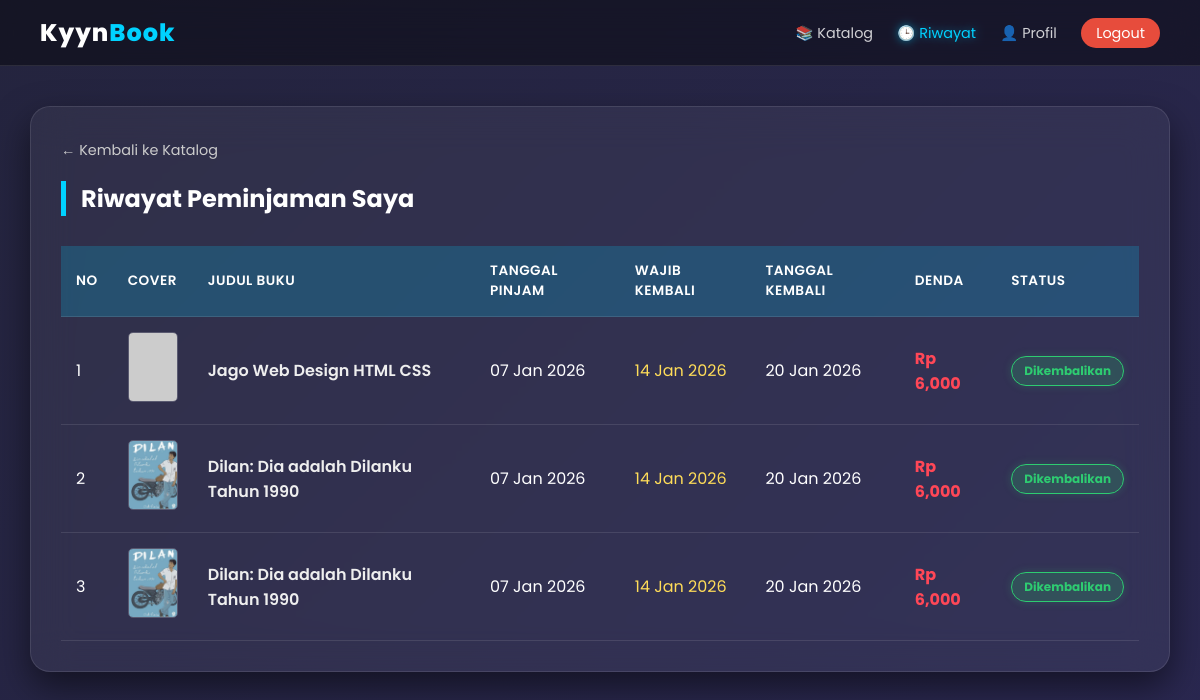
Page /riwayat_pinjam.php (signed in) on the committed database.
### tables this page shows
CREATE TABLE `peminjaman` (
  `id_pinjam` int(11) NOT NULL,
  `id_user` int(11) DEFAULT NULL,
  `id_buku` int(11) DEFAULT NULL,
  `tgl_pinjam` date DEFAULT NULL,
  `tgl_kembali_rencana` date DEFAULT NULL,
  `tgl_kembali_aktual` date DEFAULT NULL,
  `denda` int(11) DEFAULT 0,
  `status` enum('dipinjam','dikembalikan') DEFAULT NULL
);

CREATE TABLE `buku` (
  `id_buku` int(11) NOT NULL,
  `judul_buku` varchar(100) DEFAULT NULL,
  `pengarang` varchar(100) DEFAULT NULL,
  `penerbit` varchar(100) DEFAULT NULL,
  `tahun_terbit` year(4) DEFAULT NULL,
  `stok` int(11) DEFAULT NULL,
  `gambar` varchar(100) DEFAULT NULL
);

### riwayat_pinjam.php (the view, shortened to what this page needs)
<?php
include 'koneksi.php';
$id_user = $_SESSION['id_user'];
?>
<!DOCTYPE html>
<html lang="id">
<head>
</head>
<body>
    <nav>
        <h2>Kyyn<span style="color:#00d2ff">Book</span></h2>
        <div class="menu">
            <a href="user_dashboard.php">📚 Katalog</a>
            <a href="riwayat_pinjam.php" style="color:#00d2ff; text-shadow:0 0 10px rgba(0,210,255,0.5);">🕒 Riwayat</a>
            <a href="profil_saya.php">👤 Profil</a>
            <a href="logout.php" class="btn-logout">Logout</a>
        </div>
    </nav>
    <div class="container">
        <a href="user_dashboard.php" class="btn-back">← Kembali ke Katalog</a>
        <h2 class="title">Riwayat Peminjaman Saya</h2>
        <div class="table-responsive">
            <table>
                <thead>
                    <tr>
                        <th>No</th>
                        <th>Cover</th>
                        <th>Judul Buku</th>
                        <th>Tanggal Pinjam</th>
                        <th>Wajib Kembali</th>
                        <th>Tanggal Kembali</th>
                        <th>Denda</th>
                        <th>Status</th>
                    </tr>
                </thead>
                <tbody>
                    <?php
                    $no = 1;
                    $query = mysqli_query($koneksi, "SELECT * FROM peminjaman
                                                     JOIN buku ON peminjaman.id_buku = buku.id_buku
                                                     WHERE peminjaman.id_user = '$id_user'
                                                     ORDER BY id_pinjam DESC");
                    if (mysqli_num_rows($query) > 0) {
                        while ($data = mysqli_fetch_assoc($query)) {
                            ?>
                            <tr>
                                <td><?php echo $no++; ?></td>
                                <td>
                                    <img src="img/<?php echo $data['gambar']; ?>" class="thumb-img"
                                        onerror="this.src='https://via.placeholder.com/50x70?text=?'">
                                </td>
                                <td style="font-weight: 600; color: #eee;"><?php echo $data['judul_buku']; ?></td>
                                <td><?php echo date('d M Y', strtotime($data['tgl_pinjam'])); ?></td>
                                <td style="color: #ffdd59;">
                                    <?php echo date('d M Y', strtotime($data['tgl_kembali_rencana'])); ?>
                                </td>
                                <td>
                                    <?php
                                    if ($data['tgl_kembali_aktual'] == NULL) {
                                        echo "-";
                                    } else {
                                        echo date('d M Y', strtotime($data['tgl_kembali_aktual']));
                                    }
                                    ?>
                                </td>
                                <td>
                                    <?php if ($data['denda'] > 0) { ?>
                                        <span style="color:#ff4757; font-weight:bold;">Rp
                                            <?php echo number_format($data['denda']); ?></span>
                                    <?php } else {
                                        echo "Rp 0";
                                    } ?>
                                </td>
                                <td>
                                    <?php
                                    if ($data['status'] == 'dipinjam') {
                                        echo "<span class='status-badge status-pinjam'>Sedang Dipinjam</span>";
                                    } else {
                                        echo "<span class='status-badge status-selesai'>Dikembalikan</span>";
                                    }
                                    ?>
                                </td>
                            </tr>
                                <?php
                        }
                    } else {
                        echo "<tr><td colspan='8' style='text-align:center; padding:30px;'>Belum ada riwayat peminjaman.</td></tr>";
                    }
                    ?>
                </tbody>
            </table>
        </div>
    </div>
</body>
</html>

### riwayat_pinjam.php (style rules this page uses)
* { box-sizing: border-box; margin: 0; padding: 0; font-family: 'Poppins', sans-serif; }
body { background: linear-gradient(-45deg, #0f0c29, #302b63, #24243e); background-size: 400% 400%; animation: gradientBG 15s ease infinite; min-height: 100vh; color: white; }
nav { background: rgba(0, 0, 0, 0.4); backdrop-filter: blur(15px); border-bottom: 1px solid rgba(255, 255, 255, 0.1); padding: 15px 40px; display: flex; justify-content: space-between; align-items: center; position: sticky; top: 0; z-index: 100; }
nav h2 { font-weight: 800; letter-spacing: 1px; color: #fff; }
nav .menu a { color: rgba(255, 255, 255, 0.8); text-decoration: none; margin-left: 20px; font-size: 0.9rem; transition: 0.3s; }
.btn-logout { background: #e74c3c; padding: 5px 15px; border-radius: 20px; color: white !important; }
.container { width: 95%; max-width: 1400px; margin: 40px auto; padding: 30px; background: rgba(255, 255, 255, 0.05); backdrop-filter: blur(20px); border-radius: 20px; border: 1px solid rgba(255, 255, 255, 0.1); box-shadow: 0 15px 35px rgba(0, 0, 0, 0.5); }
h2.title { margin-bottom: 20px; border-left: 5px solid #00d2ff; padding-left: 15px; }
.table-responsive { overflow-x: auto; }
table { width: 100%; border-collapse: collapse; margin-top: 10px; color: white; }
thead tr { background: rgba(0, 210, 255, 0.2); text-align: left; }
th, td { padding: 15px; border-bottom: 1px solid rgba(255, 255, 255, 0.1); }
th { font-weight: 600; letter-spacing: 0.5px; text-transform: uppercase; font-size: 0.85rem; }
.thumb-img { width: 50px; height: 70px; object-fit: cover; border-radius: 5px; border: 1px solid rgba(255, 255, 255, 0.2); }
.status-badge { padding: 5px 12px; border-radius: 50px; font-size: 0.75rem; font-weight: bold; display: inline-block; }
.status-selesai { background: rgba(46, 204, 113, 0.2); color: #2ecc71; border: 1px solid #2ecc71; box-shadow: 0 0 10px rgba(46, 204, 113, 0.2); }
.btn-back { display: inline-block; margin-bottom: 20px; color: #ccc; text-decoration: none; font-size: 0.9rem; transition: 0.3s; }

### rows in the picture
peminjaman: id_buku.judul_buku "Jago Web Design HTML CSS", tgl_pinjam "07 Jan 2026", tgl_kembali_rencana "14 Jan 2026", tgl_kembali_aktual "20 Jan 2026", denda "6,000", status "Dikembalikan"
peminjaman: id_buku.gambar (picture), id_buku.judul_buku "Dilan: Dia adalah Dilanku Tahun 1990", tgl_pinjam "07 Jan 2026", tgl_kembali_rencana "14 Jan 2026", tgl_kembali_aktual "20 Jan 2026", denda "6,000", status "Dikembalikan"
peminjaman: id_buku.gambar (picture), id_buku.judul_buku "Dilan: Dia adalah Dilanku Tahun 1990", tgl_pinjam "07 Jan 2026", tgl_kembali_rencana "14 Jan 2026", tgl_kembali_aktual "20 Jan 2026", denda "6,000", status "Dikembalikan"
